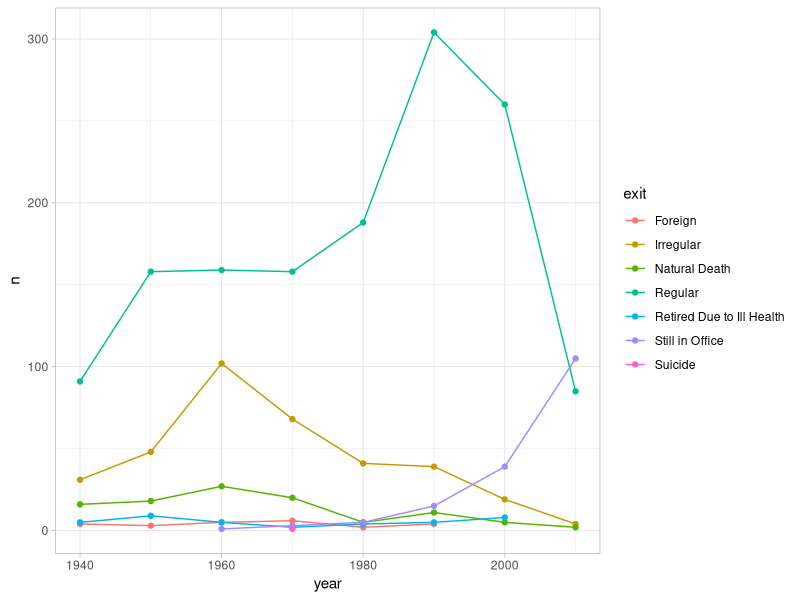
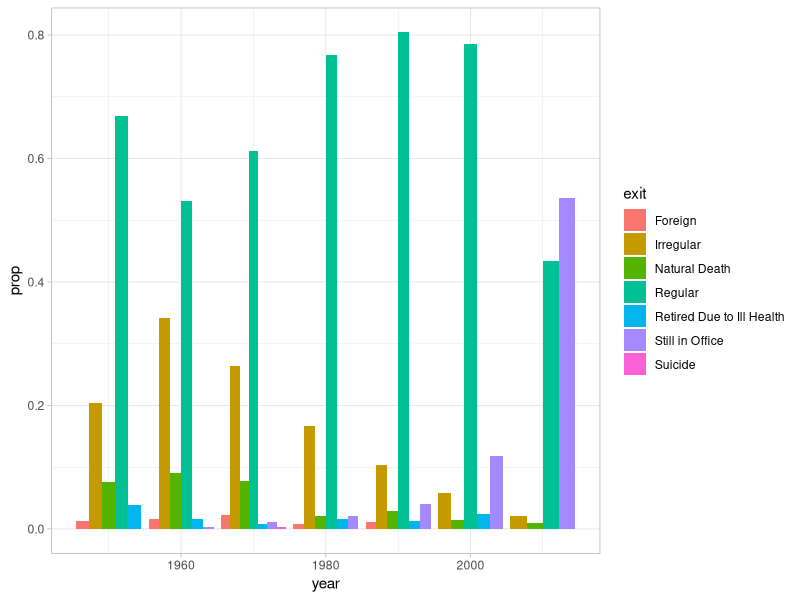

Write R code to recreate these figures, in order.
## ---- chunk 1
knitr::opts_chunk$set(echo = TRUE)
## ---- chunk 2
library(tidyverse)
library(haven)

archigo <- read_dta("Archigos_4.1_stata14.dta")

theme_set(theme_light())

## ---- chunk 3
library(lubridate)

## Exit pattern for each decade since 1945
archigo %>% 
  filter(startdate >= "1945-01-01") %>% 
  group_by(year = 10 * (year(startdate) %/% 10)) %>%
  count(exit) %>% 
  ggplot(aes(x = year, y = n, color = exit)) + 
  geom_line() +
  geom_point()

## How the chinese leaders are coded?
archigo %>% 
  filter(idacr == "CHN", startdate >= "1945-01-01")
  
## focusing on the leaders who came to power after 1945 and add years variable
after_1950 <- archigo %>% 
  filter(startdate >= "1950-01-01") %>% 
  mutate(office_years = year(enddate) - year(startdate)) 

after_1950 %>% 
  group_by(year = 10 * (year(startdate) %/% 10), 
           exit) %>% 
  count() %>%
  ungroup() %>%
  group_by(year) %>% 
  mutate(prop = n / sum(n)) %>% 
  ggplot(aes(year, prop, fill = exit)) +
  geom_col(position = "dodge")

  


